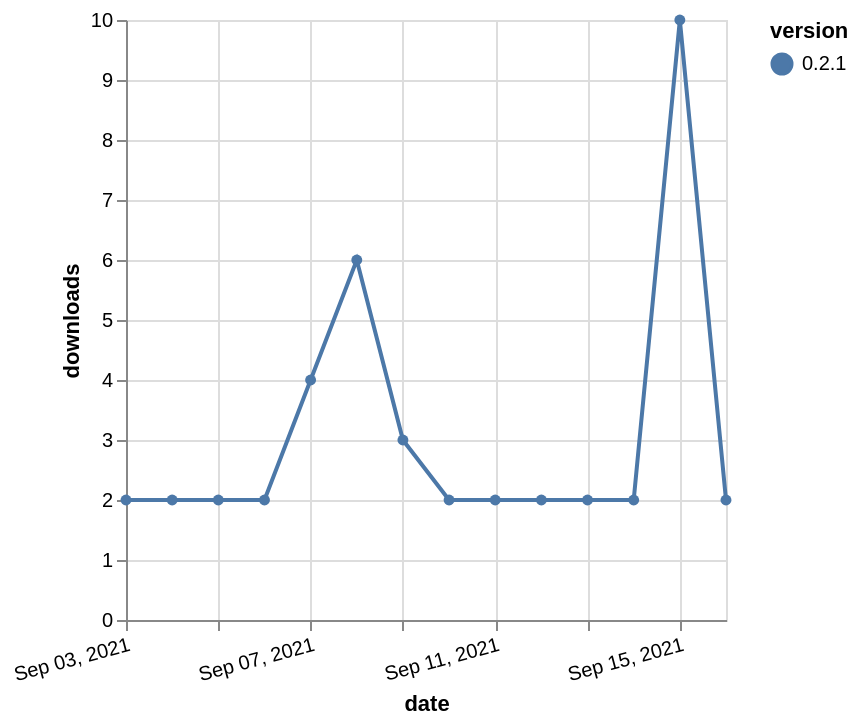

This figure's Vega-Lite source:
### Vega-Lite specification from a JSON file in a GitHub repository (floating-point values rounded to 4 significant figures)
{"$schema": "https://vega.github.io/schema/vega-lite/v5.json", "description": "A simple bar chart with embedded data.", "data": {"values": [{"date": "2021-09-03", "total": 4076, "delta": 2, "version": "0.2.1"}, {"date": "2021-09-04", "total": 4078, "delta": 2, "version": "0.2.1"}, {"date": "2021-09-05", "total": 4080, "delta": 2, "version": "0.2.1"}, {"date": "2021-09-06", "total": 4082, "delta": 2, "version": "0.2.1"}, {"date": "2021-09-07", "total": 4086, "delta": 4, "version": "0.2.1"}, {"date": "2021-09-08", "total": 4092, "delta": 6, "version": "0.2.1"}, {"date": "2021-09-09", "total": 4095, "delta": 3, "version": "0.2.1"}, {"date": "2021-09-10", "total": 4097, "delta": 2, "version": "0.2.1"}, {"date": "2021-09-11", "total": 4099, "delta": 2, "version": "0.2.1"}, {"date": "2021-09-12", "total": 4101, "delta": 2, "version": "0.2.1"}, {"date": "2021-09-13", "total": 4103, "delta": 2, "version": "0.2.1"}, {"date": "2021-09-14", "total": 4105, "delta": 2, "version": "0.2.1"}, {"date": "2021-09-15", "total": 4115, "delta": 10, "version": "0.2.1"}, {"date": "2021-09-16", "total": 4117, "delta": 2, "version": "0.2.1"}]}, "width": "container", "mark": {"type": "line", "point": {"filled": true}}, "encoding": {"x": {"field": "date", "type": "temporal", "timeUnit": "yearmonthdate", "title": "date", "axis": {"labelAngle": -15}}, "y": {"field": "delta", "type": "quantitative", "title": "downloads"}, "color": {"field": "version", "type": "nominal"}, "tooltip": {"field": "delta"}}}
